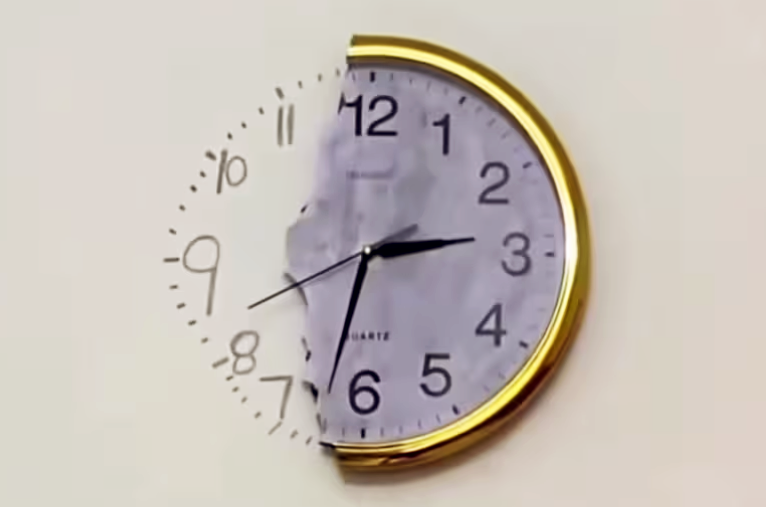
#> input picture src/7.edge_detection/clock.png, 766 x 507 px
$ python main.py   (older library calls are emulated)
#> lines starting #> are read from the running program, lines starting #| are printed output that depends on the picture; after the words box and inside, x2 and y2 are one past the last pixel; in counts of white or black regions, pixels touching at a corner belong together
import cv2

# 直接读取'钟表'的灰度图
img = cv2.imread("clock.png", cv2.IMREAD_GRAYSCALE);
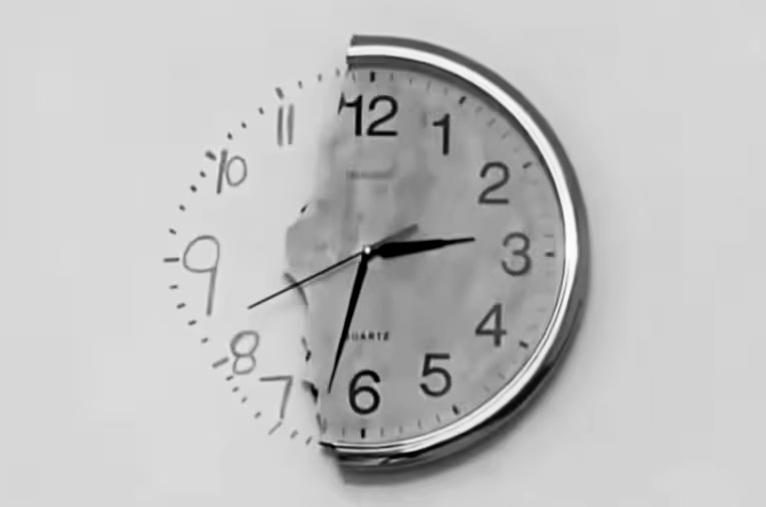
#> img: shape (507, 766); min 0, max 253, mean 192

# 使用高斯二阶导cv2.Laplacian()来查找边缘
edge_1 = cv2.Laplacian(img, cv2.CV_8U); # 使用8位无符号整型类型(cv2.CV_8U)来存储 Laplacian计算出的结果
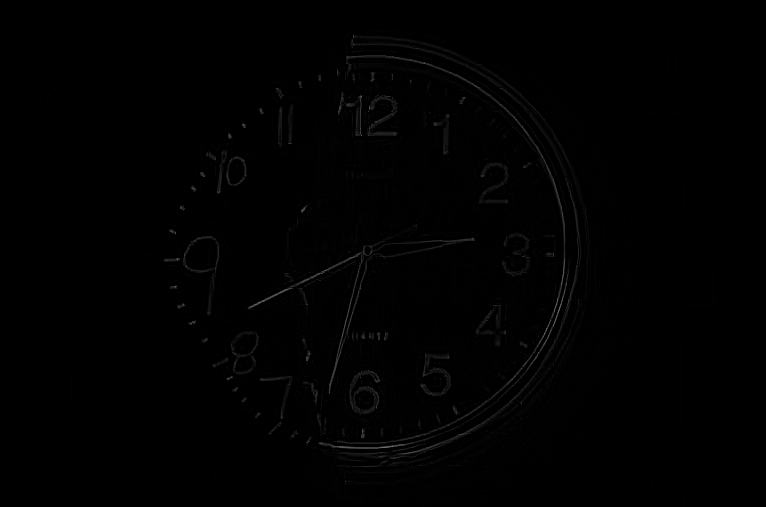
#> edge_1: shape (507, 766); min 0, max 132, mean 1.2

# 使用canny算法(目前最好的解决方案), 设置'边缘阈值'来判断 & 细化'结实的'边缘
edge_2 = cv2.Canny(img, 100, 150); # 设定边缘阈值在 (100 - 150), >150的为'结实边缘', <100的不算边缘, 介于100-150的再看(弱边缘)
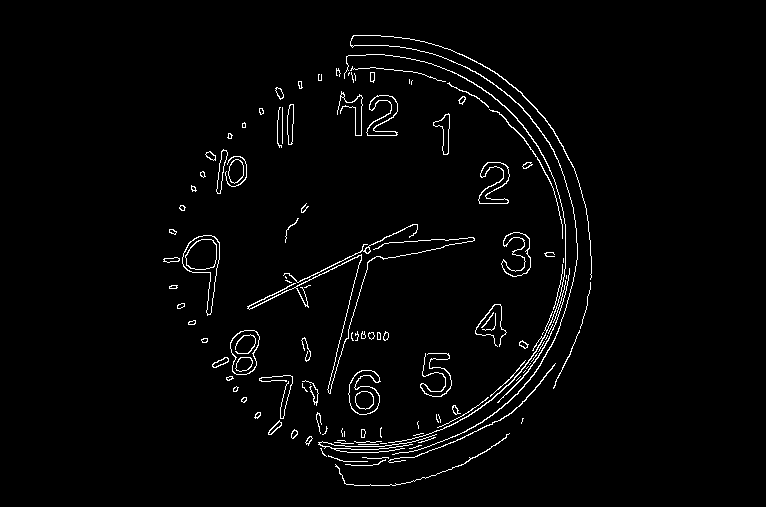
#> edge_2: shape (507, 766); 2.4% white in thin lines or dots, all inside (x1, y1, x2, y2) = (163, 35, 592, 486)

cv2.imshow("Original Image", img);
cv2.imshow("Laplacian", edge_1);
cv2.imshow("Canny", edge_2); # 效果简直薄纱高斯二阶导 XD

cv2.imwrite("Laplacian_Edge.png", edge_1);
cv2.imwrite("Canny_Edge.png", edge_2);

cv2.waitKey();
